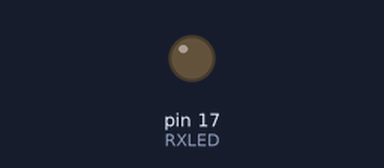
The sketch below on a simulated SparkFun Pro Micro, built with avr-gcc and run on an emulated ATmega32U4. Parts: output pins drawn as LEDs (lit = HIGH).

Above: at 1.5 s.
At 3.5 s:
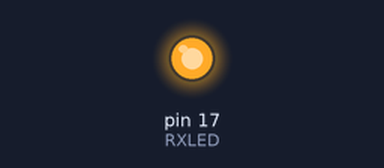
Timing chart, 0 to 7.8 s (numbered marks = the images above):
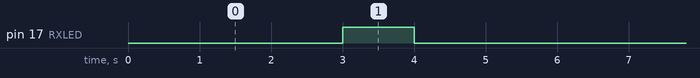

Measured:
- by itself, pin 17 (RXLED): alternates HIGH for 1.0 s and LOW for 5.0 s

The sketch:

proMicro_LED_test.ino
```cpp
#define RXLED 17  // The RX LED has a defined Arduino pin

void setup() {
  // put your setup code here, to run once:
  Serial.begin(38400);
//  while (!Serial) {
//     ; // wait for serial port to connect. Needed for native USB port only
//   }

 pinMode(RXLED, OUTPUT);  // Set RX LED as an output
 }

void loop() {
  //Serial.println("LED Low");
     TXLED0;
    delay(1000);
      //Serial.println("LED High");
      TXLED1;
    delay(2000);


  digitalWrite(RXLED, HIGH);   // sets the XSENS on
    delay(1000);
      //Serial.println("LED High");
  digitalWrite(RXLED, LOW);   // sets the XSENS on
    delay(2000);
}
```
